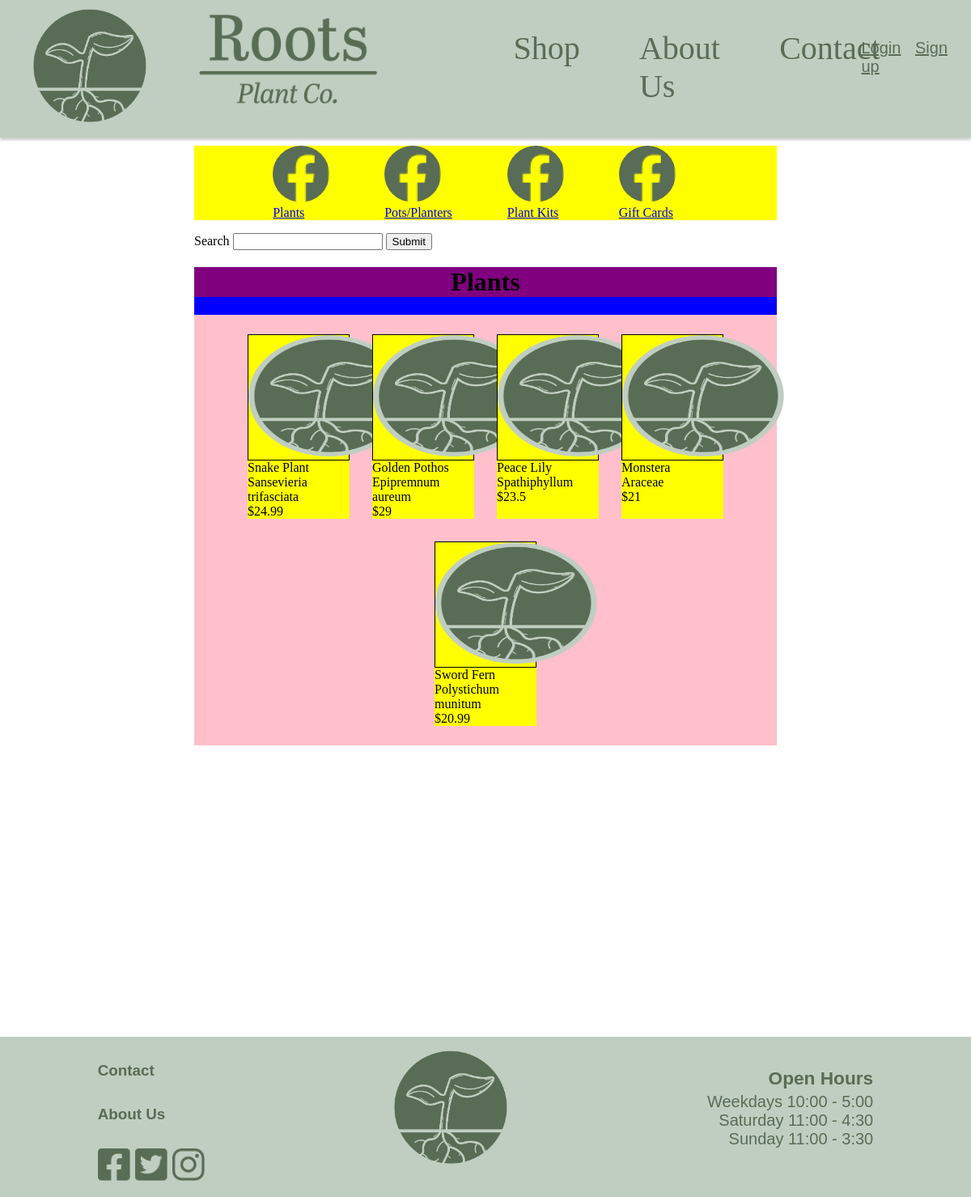
Before: /shopPlants with the older database file.
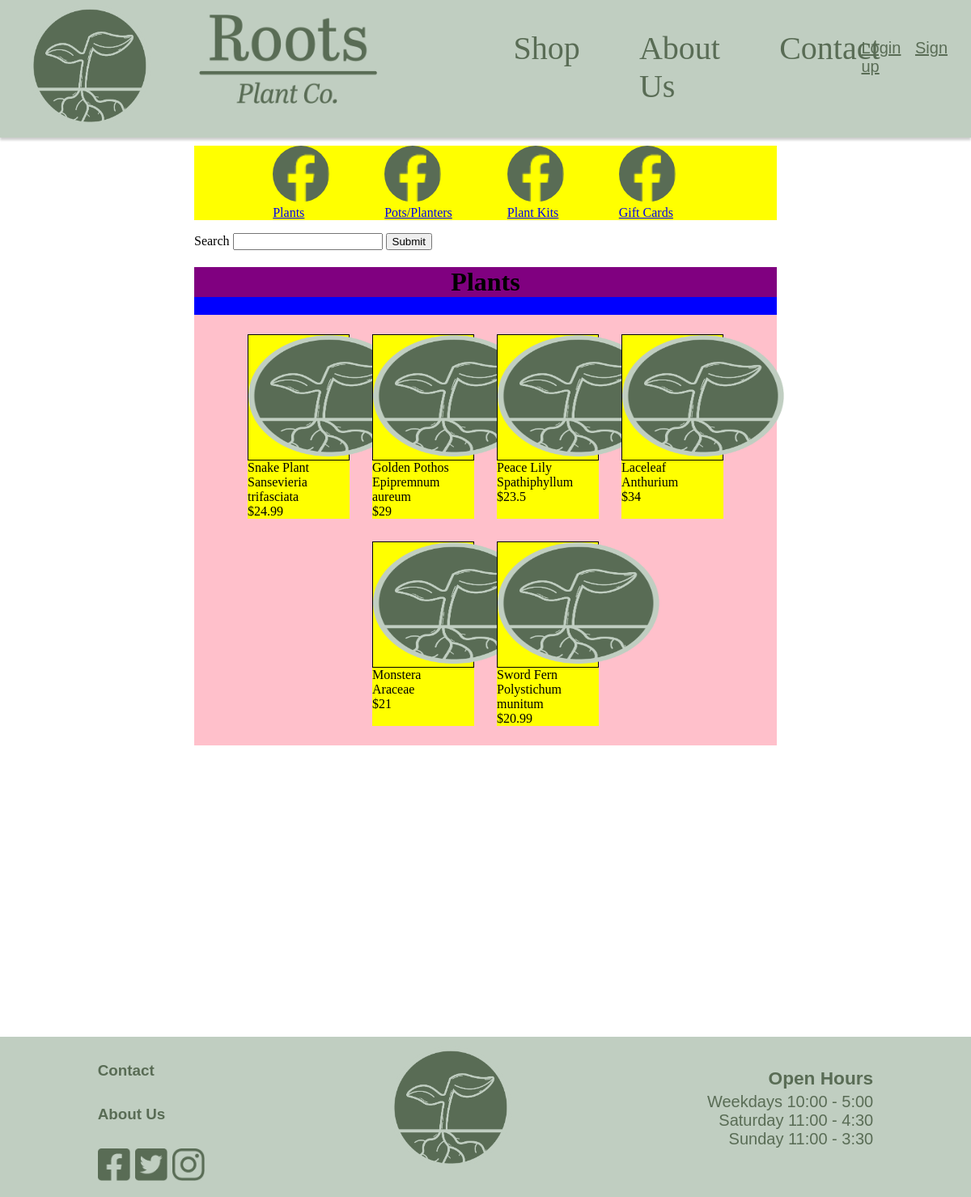
After: the same page with the newer database file.
### Website/models.py (models this page shows)
class ShopProducts(db.Model):
    __tablename__ = 'shopProducts'
    id = db.Column(db.Integer, primary_key=True)
    name = db.Column(db.String(150), nullable=False) #Is required
    summary = db.Column(db.String(500), nullable=True)
    description = db.Column(db.String(1000), nullable=True)
    price = db.Column(db.Integer, nullable=False) #Is required
    stock = db.Column(db.Integer, nullable=False) #Is required
    category = db.Column(db.String(150), nullable=False) #Is required
    imageUrl = db.Column(db.String(150), nullable=False) #Is required

### Website/views.py (the view)
@views.route('/shopPlants', methods=['GET', 'POST'])
def shopProductsPlants():
    form = SearchForm()
    products = []
    if request.method == 'POST':
        if form.validate_on_submit():
            search_term = form.search.data
        if not search_term:
            flash('Please enter a search term', category='error')
        else:
            search_term = search_term.strip()
            search_words = search_term.split()
            products = ShopProducts.query.filter(
                (ShopProducts.name.contains(search_term)) |
                (ShopProducts.category.contains(search_term)) |
                (ShopProducts.summary.contains(search_term)) |
                db.or_(*[ShopProducts.description.contains(word) for word in search_words])
            ).all()
            if not products:
                flash('No products found', category='error')
    else:
        products = ShopProducts.query.all()
    return render_template('shopPlants.html', user=current_user, products=products, form=form)

### Website/forms.py
class SearchForm(FlaskForm):
    search = StringField('Search')
    submit = SubmitField('Submit')

### Website/templates/shopPlants.html (shortened to what this page needs)
{% extends "navBase.html" %}
{% block content %}
<link rel="stylesheet" href="{{ url_for('static', filename='css/shopPage.css') }}">
<div class="shopNav">
    <ul class="shopNavItems">
        <li class="shopNavItem"><a href="/shop"><img class="navImage" height="70px" src="{{ url_for('static', filename='facebookIcon.png') }}"><br>Plants</a></li>
        <li class="shopNavItem"><a href="/shop"><img class="navImage" height="70px" src="{{ url_for('static', filename='facebookIcon.png') }}"><br>Pots/Planters</a></li>
        <li class="shopNavItem"><a href="/shop"><img class="navImage" height="70px" src="{{ url_for('static', filename='facebookIcon.png') }}"><br>Plant Kits</a></li>
        <li class="shopNavItem"><a href="/shop"><img class="navImage" height="70px" src="{{ url_for('static', filename='facebookIcon.png') }}"><br>Gift Cards</a></li>
    </ul>
</div>
<form method="POST">
    {{ form.search.label }} {{ form.search(size=20) }}
    {{ form.submit() }}
</form>
<div class="shopContainer">
    <h1 class="title">Plants</h1>
    <div class="flexContainer">
        {% for product in products %}
        {% if product.category == "Plant" %}
        <div class="flexBox">
            <div class="productImage">
                <img src="{{ url_for('static', filename='img/' + product.imageUrl) }}" width="200" height="150" alt="Plant image">
            </div>
            <div class="productName">
                {{ product.name }}
            </div>
            <div class="productSummary">
                {{ product.summary }}
            </div>
            <div class="productPrice">
                ${{ product.price }}
            </div>
        </div>
        {% endif %}
        {% endfor %}
    </div>
</div>
{% endblock %}

### Website/templates/navBase.html (shortened to what this page needs)
<!DOCTYPE html>
<html>
    <head>
        <link rel="stylesheet" href="{{ url_for('static', filename='css/navBase.css') }}">
        <link rel="stylesheet" href="https://use.typekit.net/btr0hfq.css">
    </head>
    <body>
        <nav class="navBar">
            <div class="navBarMain">
                <a class="navBarLogoIcon" href="/">
                    <img height="150px" src="{{ url_for('static', filename='iconLogo.png') }}">
                </a>
                <a class="navBarLogoType" href="/shop">
                    <img height="110px" src="{{ url_for('static', filename='typographicLogo.png') }}">
                </a>
                <div class="navBarCategories">
                    <a class="navItem" id="shop" href="/shop">Shop</a>
                    <a class="navItem" id="aboutUs" href="/aboutUs">About Us</a>
                    <a class="navItem" id="contact" href="{{ url_for('contact.contact')}}">Contact</a>
                </div>
                {% if user.is_authenticated %}
                <div class="loggedSection">
                    <a class="loggedLinks" id="logout" href="/logout">Logout</a>
                    <a class="loggedIcons" href="#">
                        <img height="40px" src="{{ url_for('static', filename='shoppingCart.png')  }}">
                    </a>
                    <a class="loggedIcons" href="/accountDetails">
                        <img height="40px" src="{{ url_for('static', filename='accountIcon.png') }}">
                    </a>
                </div>
                {% else %}
                <div class="loginSection">
                    <a class="loginLinks" id="login" href="/login">Login</a>
                    <a class="loginLinks" id="signUp" href="/signUp">Sign up</a>
                </div>
                {% endif %}
            </div>
        </nav>
<div class="container">
    {% block content %}
    {% endblock %}
</div>
        <footer class="footer">
            <div class="footerMain">
                <div class="column1">
                    <a class="column1Text" href="/shop"><h5>Contact</h5></a>
                    <a class="column1Text" href="/shop"><h5>About Us</h5></a>
                    <ul class="socialMedias">
                        <li class="socialMediaItems">
                            <a href="/shop"><img height="40px" src="{{ url_for('static', filename='facebookIcon.png') }}"></a>
                        </li>
                        <li class="socialMediaItems" href="#">
                            <a href="/shop"><img height="40px" src="{{ url_for('static', filename='twitterIcon.png') }}"></a>
                        </li>
                        <li class="socialMediaItems" href="#">
                            <a href="/shop"><img height="40px" src="{{ url_for('static', filename='instaIcon.png') }}"></a>
                        </li>
                    </ul>
                </div>
                <a class="footerLogo" href="/">
                    <img height="150px" src="{{ url_for('static', filename='iconLogo.png') }}">
                </a>
                <div class="openHours">
                    <h5 class="openHoursTitle">Open Hours</h5>
                    <ul class="openHoursList">
                        <li>Weekdays 10:00 - 5:00</li>
                        <li>Saturday 11:00 - 4:30</li>
                        <li>Sunday 11:00 - 3:30</li>
                    </ul>
                </div>
            </div>
        </footer>
    </body>
</html>

### Website/static/css/navBase.css (style rules this page uses)
body, html { margin: 0%; padding: 0%; }
nav { height: 170px; }
.navBar { background-color: #C0CEC1; position: fixed; width: 100%; top: 0; box-shadow: 0px 3px 3px rgba(0, 0, 0, 0.2); }
.navBarMain { display: flex; }
.navBarLogoIcon { margin-top: 0.5%; margin-left: 3%; margin-right: 0%; padding: 0%; }
.navBarLogoType { margin-left: 5%; margin-right: 0%; margin-top: 1.5%; padding: 0%; }
.navBarCategories { display: flex; margin-top: 3%; margin-left: 11%; margin-right: 0%; width: 50%; padding: 0%; }
.navItem { font-family: abril-titling, serif; font-style: normal; font-weight: 400; color: #596C55; font-size: 30pt; text-decoration: none; margin-left: 9%; margin-right: 9%; }
.loginSection { margin-top: 4%; margin-left: 5%; display: block; width: 200px; }
.loginLinks { font-family: "brandon-grotesque", sans-serif; font-weight: 400; font-style: normal; color: #596C55; font-size: 15pt; margin-right: 10%; }
.container { margin-left: 20%; margin-right: 20%; margin-top: 15%; }
.footerMain { height: 20%; display: flex; background-color: #C0CEC1; justify-content: space-around; bottom: 0; width: 100%; margin-top: 30%; }
.column1 { display: inline; }
.column1Text { font-family: "brandon-grotesque", sans-serif; font-weight: 400; font-style: normal; color: #596C55; font-size: 17pt; text-decoration: none; }
.socialMedias { display: flex; list-style: none; padding: 0%; justify-content: space-around; }
.socialMediaItems { margin-right: 5%; }
.footerLogo { margin-top: 1%; }
.openHours { font-family: "brandon-grotesque", sans-serif; font-weight: 400; font-style: normal; color: #596C55; font-size: 15pt; text-decoration: none; text-align: right; }
.openHoursTitle { margin-bottom: 2%; font-size: 17pt; }
.openHoursList { list-style: none; margin-left: 0%; padding-left: 0%; margin-top: 0%; }

### Website/static/css/shopPage.css (style rules this page uses)
.shopNav { background-color: yellow; }
.shopNavItems { list-style: none; display: flex; justify-content: center; flex-wrap: wrap; }
.shopNavItem { margin-right: 10%; }
.navImage { border-radius: 35px; }
.shopContainer { background-color: blue; }
.title { background-color: purple; text-align: center; }
.flexContainer { width: 100%; height: auto; display: flex; flex-wrap: wrap; flex-direction: row; background-color: pink; justify-content: center; box-sizing: border-box; margin: 0; padding: 10px; }
.flexBox { width: 18%; height: auto; background: yellow; text-align: left; margin: 2%; }
.productImage { border: 1px solid black; }

Changed rows visible on the page:
now on this page (row edited): ShopProducts: imageUrl (picture), name "Laceleaf", summary "Anthurium", price "34"
